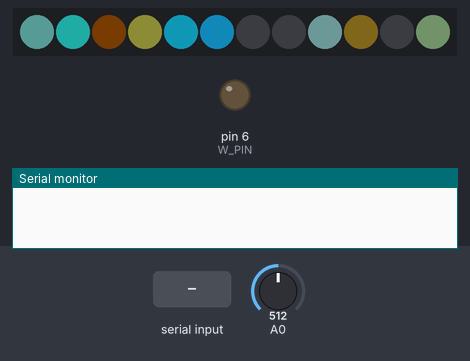
A sketch run on a simulated Arduino Uno, built with avr-gcc and run on an emulated ATmega328P. Parts: 12 RGB LEDs in strip order, left to right, output pins drawn as LEDs (lit = HIGH), the last lines printed to the serial monitor. The test bench sets the inputs (shaded band); at power-on: A0 = 512. Dim RGB values are drawn brighter than linear; random numbers use the default seed unless the sketch sets one.

Above: at 4.2 s.
4.3 s: "1\n" received over Serial
At 4.35 s:
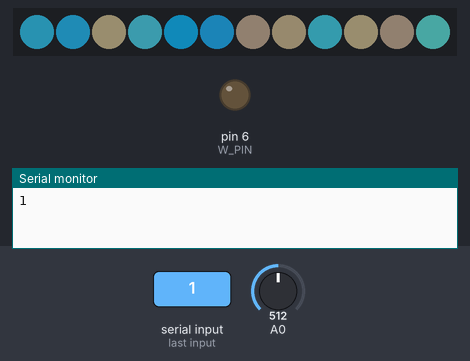
At 5.85 s:
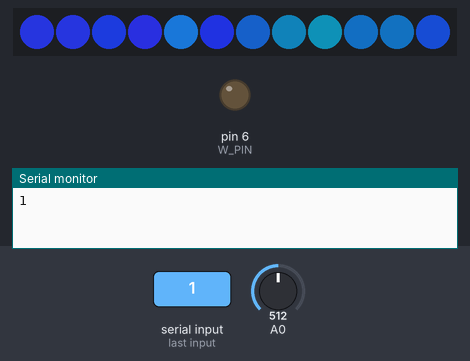
6.9 s: byte 10 ('\n') received over Serial
10.7 s: byte 13 ('\r') received over Serial
At 46.07 s:
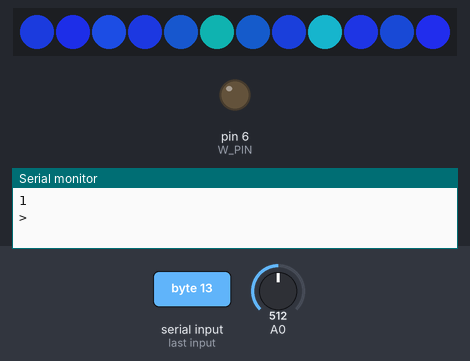

The sketch:

fastled-202111.ino
```cpp
#include "FastLED.h"

// using code from TwinkleFox by Mark Kriegsman and inoise8_pal_demo.ino by Andrew Tuline

#if defined(FASTLED_VERSION) && (FASTLED_VERSION < 3001000)
#warning "Requires FastLED 3.1 or later; check github for latest code."
#endif

#define NUM_LEDS       12
#define LED_TYPE   TM1804
#define DATA_PIN        5
#define W_PIN           6
// #define VOLTS          12
// #define MAX_MA       4000

CRGBArray<NUM_LEDS> leds;

// palette state and target
CRGBPalette16 gCurrentPalette(CRGB::Black);
CRGBPalette16 gTargetPalette;

bool usingHal = false;
CRGBPalette16 halPalette = CRGBPalette16(
  CRGB(255, 32, 0),
  CRGB(0, 0, 0),
  CRGB(0, 0, 0),
  CRGB(255, 32, 0)
);

// W-pin animation state (using just the R channel)
// the palette helps define the "breath"
CRGBPalette16 wColorCurrent(CRGB::Black);
CRGBPalette16 wColorTarget(CRGB::Black);

// @todo fluorescent bulb startup animation
void setup() {
  // W pin init
  pinMode(W_PIN, OUTPUT);
  digitalWrite(W_PIN, LOW);

  Serial.begin(9600);

  // safety startup delay
  delay(3000);

  // FastLED.setMaxPowerInVoltsAndMilliamps( VOLTS, MAX_MA);
  FastLED.addLeds<LED_TYPE,DATA_PIN>(leds, NUM_LEDS)
    .setCorrection(TypicalLEDStrip);

  // randomize math
  random16_add_entropy(analogRead(A0));

  // initial palette setup
  fillRandomRGBPalette(gTargetPalette);
}

#define MAX_COMMAND_LEN 255
char commandBuffer[MAX_COMMAND_LEN + 1];
int commandLength = 0;

#define COMMAND_COUNT 5
char * commandStrings[COMMAND_COUNT] = {
  "off",
  "rgb",
  "warm",
  "open the pod bay doors",
  "hal"
};
typedef void (*commandPointer)();
commandPointer commands[COMMAND_COUNT] = {
  command_off,
  command_rgb,
  command_warm,
  command_hal,
  command_hal
};

void runCommand() {
  for(int i = 0; i < COMMAND_COUNT; i++) {
    if (strncmp(commandBuffer, commandStrings[i], MAX_COMMAND_LEN) == 0) {
      commands[i]();
      break;
    }
  }
}

void loop() {
  if (Serial.available() > 0) {
    char incomingByte = Serial.read();
    if (incomingByte == '\r') {
      // cap the string
      commandBuffer[commandLength] = 0;
      runCommand();

      // reset command
      commandLength = 0;

      // echo new line and prompt
      Serial.write("\r\n> ");
    } else if (incomingByte == '\n') {
      // ignore completely @todo make either CR or LF work?
    } else if (commandLength < MAX_COMMAND_LEN) {
      commandBuffer[commandLength] = incomingByte;
      commandLength += 1;

      // echo back as well
      Serial.write(incomingByte);
    }
  }

  EVERY_N_MILLISECONDS(10) {
    nblendPaletteTowardPalette(gCurrentPalette, gTargetPalette, 12);
    nblendPaletteTowardPalette(wColorCurrent, wColorTarget, 12);
  }

  EVERY_N_SECONDS(5) {
    random16_add_entropy(analogRead(A0));

    // @todo cycle this occasionally, still
    // fillRandomRGBPalette(gTargetPalette);
  }

  drawLEDs();
  drawWPin();
}

#define NOISE_SCALE 80

void drawLEDs() {
  uint32_t clock32 = millis();

  if (usingHal) {
    uint8_t value = quadwave8(clock32 / 10);
    CRGB halRGB = ColorFromPalette(halPalette, value, 255, LINEARBLEND);

    for(int i = 0; i < NUM_LEDS; i++) {
      leds[i] = halRGB;
    }
    FastLED.show();
    return;
  }

  for(int i = 0; i < NUM_LEDS; i++) {
    // generate simplex noise using both X and Y
    // @todo consider circle looping
    uint8_t value = inoise8(i * NOISE_SCALE, clock32 / 10 + i * NOISE_SCALE);

    // index into the palette
    leds[i] = ColorFromPalette(gCurrentPalette, value, 255, LINEARBLEND);
  }

  // render out to the wire
  FastLED.show();
}

void drawWPin() {
  uint32_t clock32 = millis(); // @todo carry out

  // generate simplex noise
  // @todo consider circle looping
  uint8_t value = inoise8(0, clock32 / 10);

  // index into the palette and write to PWM pin
  CRGB wAmount = ColorFromPalette(wColorCurrent, value, 255, LINEARBLEND);
  analogWrite(W_PIN, wAmount.r);
}

// fill palette with random colours
void fillRandomRGBPalette(CRGBPalette16& pal) {
  uint8_t baseC = random8();

  gTargetPalette = CRGBPalette16(
    CHSV(baseC + 16 + random8(16), 255, random8(128, 255)),
    CHSV(baseC + 32 + random8(32), 192, random8(128, 255)),
    CHSV(baseC + 48 + random8(48), 160, random8(128, 255)),
    CHSV(baseC + 8 + random8(8), 255, random8(128, 255))
  );
}

void command_off() {
  gTargetPalette = CRGBPalette16(CRGB::Black);
  wColorTarget = CRGBPalette16(CRGB::Black);
  usingHal = false;
}

void command_rgb() {
  fillRandomRGBPalette(gTargetPalette);
  wColorTarget = CRGBPalette16(CRGB::Black);
  usingHal = false;
}

void command_warm() {
  gTargetPalette = CRGBPalette16(CRGB::Black);
  usingHal = false;

  uint8_t baseC = random8();

  wColorTarget = CRGBPalette16(
    CRGB(random8(128 + 64, 255), 0, 0),
    CRGB(random8(128 + 16, 255 - 16), 0, 0),
    CRGB(random8(128, 255 - 64), 0, 0),
    CRGB(random8(128 + 32, 255 - 8), 0, 0)
  );
}

void command_hal() {
  gTargetPalette = CRGBPalette16(CRGB::Black); // reset for later
  wColorTarget = CRGBPalette16(CRGB::Black); // reset for later

  usingHal = true;
  Serial.write("\r\n\r\nI'm sorry, Dave, I'm afraid I can't do that.\r\n");
}
```
